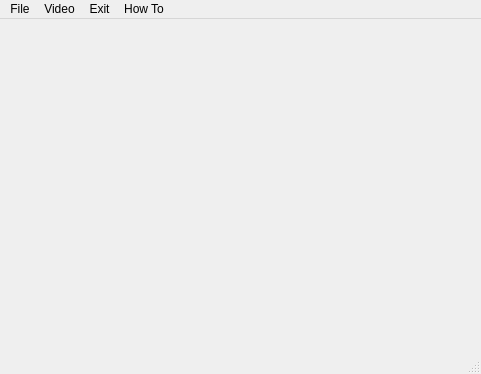
<?xml version="1.0" encoding="UTF-8"?>
<ui version="4.0">
 <class>IntroScene</class>
 <widget class="QMainWindow" name="IntroScene">
  <property name="geometry">
   <rect>
    <x>0</x>
    <y>0</y>
    <width>481</width>
    <height>374</height>
   </rect>
  </property>
  <property name="windowTitle">
   <string>MainWindow</string>
  </property>
  <widget class="QWidget" name="centralwidget"/>
  <widget class="QMenuBar" name="menubar">
   <property name="geometry">
    <rect>
     <x>0</x>
     <y>0</y>
     <width>481</width>
     <height>17</height>
    </rect>
   </property>
   <widget class="QMenu" name="menuFile">
    <property name="title">
     <string>File</string>
    </property>
    <addaction name="actionOpen"/>
   </widget>
   <widget class="QMenu" name="menuVideo">
    <property name="title">
     <string>Video</string>
    </property>
    <addaction name="actionPlay"/>
    <addaction name="actionPause"/>
    <addaction name="actionStop"/>
   </widget>
   <widget class="QMenu" name="menuExit">
    <property name="title">
     <string>Exit</string>
    </property>
    <addaction name="actionStop"/>
   </widget>
   <widget class="QMenu" name="menuHow_To">
    <property name="title">
     <string>How To</string>
    </property>
    <addaction name="actionOpen_Video"/>
    <addaction name="actionClose_Window"/>
   </widget>
   <addaction name="menuFile"/>
   <addaction name="menuVideo"/>
   <addaction name="menuExit"/>
   <addaction name="menuHow_To"/>
  </widget>
  <widget class="QStatusBar" name="statusbar"/>
  <action name="actionOpen">
   <property name="icon">
    <iconset resource="resource.qrc">
     <normaloff>:/images/icons/folder icon.png</normaloff>:/images/icons/folder icon.png</iconset>
   </property>
   <property name="text">
    <string>Open</string>
   </property>
   <property name="toolTip">
    <string>Open a File</string>
   </property>
  </action>
  <action name="actionPlay">
   <property name="icon">
    <iconset resource="resource.qrc">
     <normaloff>:/images/icons/play button.png</normaloff>:/images/icons/play button.png</iconset>
   </property>
   <property name="text">
    <string>Play</string>
   </property>
  </action>
  <action name="actionPause">
   <property name="icon">
    <iconset resource="resource.qrc">
     <normaloff>:/images/icons/pause button.png</normaloff>:/images/icons/pause button.png</iconset>
   </property>
   <property name="text">
    <string>Pause</string>
   </property>
  </action>
  <action name="actionStop">
   <property name="icon">
    <iconset resource="resource.qrc">
     <normaloff>:/images/icons/stop button.png</normaloff>:/images/icons/stop button.png</iconset>
   </property>
   <property name="text">
    <string>Stop</string>
   </property>
  </action>
  <action name="actionOpen_Video">
   <property name="text">
    <string>Open Video</string>
   </property>
  </action>
  <action name="actionClose_Window">
   <property name="text">
    <string>Close Window</string>
   </property>
  </action>
 </widget>
 <resources>
  <include location="resource.qrc"/>
 </resources>
 <connections/>
</ui>
